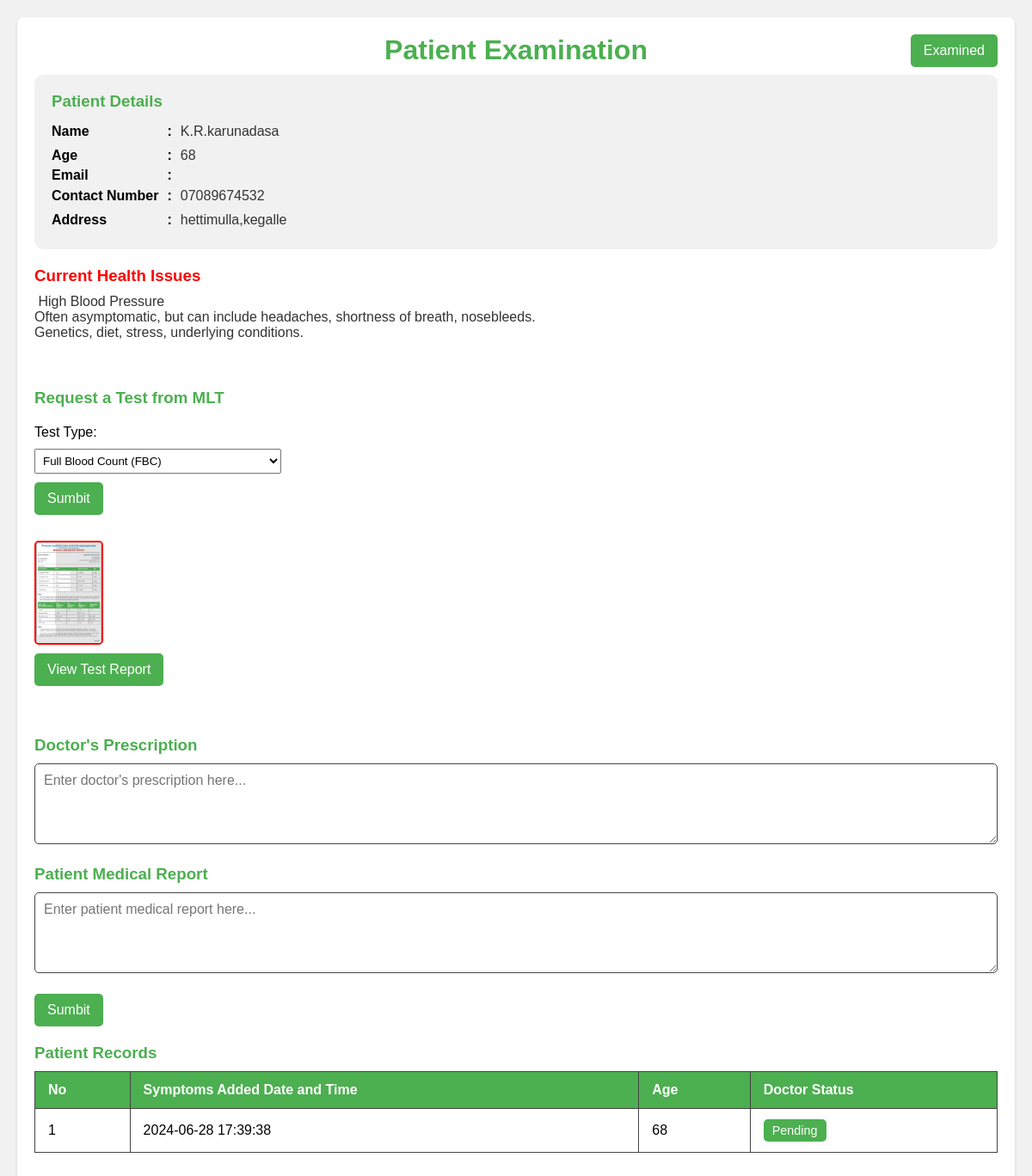
Screenshot of /doctor/examine.php?pid=1 with the database file from the repository.
### tables this page shows
CREATE TABLE IF NOT EXISTS `patients_details` (
  `id` int NOT NULL AUTO_INCREMENT,
  `patients_id` int DEFAULT NULL,
  `age` int DEFAULT NULL,
  `reception_id` varchar(50) DEFAULT NULL,
  `symptoms` text,
  `medical_report` text,
  `Prescriptions` text,
  `Prescriptions_date` datetime DEFAULT NULL,
  `doctor_id` varchar(50) DEFAULT NULL,
  `symptoms_date` datetime DEFAULT NULL,
  `medicine_status` varchar(50) DEFAULT 'pending',
  PRIMARY KEY (`id`),
  KEY `FK_patients_details_register_patients` (`patients_id`),
  KEY `FK_patients_details_register_reception` (`reception_id`),
  KEY `FK_patients_details_registered_doctor` (`doctor_id`),
  CONSTRAINT `FK_patients_details_register_patients` FOREIGN KEY (`patients_id`) REFERENCES `registered_patients` (`p_id`),
  CONSTRAINT `FK_patients_details_register_reception` FOREIGN KEY (`reception_id`) REFERENCES `registered_reception` (`id_num`),
  CONSTRAINT `FK_patients_details_registered_doctor` FOREIGN KEY (`doctor_id`) REFERENCES `registered_doctor` (`id_num`)
);

CREATE TABLE IF NOT EXISTS `registered_patients` (
  `p_id` int NOT NULL AUTO_INCREMENT,
  `name` varchar(50) DEFAULT NULL,
  `mobile` varchar(12) DEFAULT NULL,
  `email` varchar(50) DEFAULT NULL,
  `id_num` varchar(20) DEFAULT NULL,
  `address` text,
  `age` int DEFAULT NULL,
  `register_date` datetime DEFAULT NULL,
  `reception_id` varchar(50) DEFAULT NULL,
  PRIMARY KEY (`p_id`),
  KEY `FK_register_patients_register_reception` (`reception_id`),
  CONSTRAINT `FK_register_patients_register_reception` FOREIGN KEY (`reception_id`) REFERENCES `registered_reception` (`id_num`)
);

CREATE TABLE IF NOT EXISTS `bloodtest` (
  `id` int NOT NULL AUTO_INCREMENT,
  `patientDetails_id` int DEFAULT NULL,
  `reportName` varchar(150) DEFAULT NULL,
  `test_type` varchar(50) DEFAULT NULL,
  `issued_Date` datetime DEFAULT NULL,
  `mlt_id` varchar(50) DEFAULT NULL,
  PRIMARY KEY (`id`),
  KEY `FK_bloodtest_patients_details` (`patientDetails_id`),
  CONSTRAINT `FK_bloodtest_patients_details` FOREIGN KEY (`patientDetails_id`) REFERENCES `patients_details` (`id`)
);

### connection.php (called while the page is built, shortened)
<?php
class Database
{
    public static $connection;
    public static function SetUpConnection()
    {
        if (!isset(Database::$connection)) {
            Database::$connection = new mysqli(DB_HOST, DB_USER, DB_PASS, DB_NAME, DB_PORT);
        }
    }
    public static function search($q)
    {
        return Database::$connection->query($q);
    }
}

### doctor/examine.php (the view, shortened to what this page needs)
<!DOCTYPE html>
<html lang="en">
<head>
    <link rel="stylesheet" href="../assets/css/common.css">
</head>
<body>
    <?php
    require_once "../connection.php";
    $pid = $_GET["pid"];
    $patiientResultSet = Database::search("SELECT `registered_patients`.`p_id` AS `p_id`,`patients_details`.`medical_report` AS `mediReport`,`patients_details`.`id` AS `pdi`,`patients_details`.`age` AS `age`, `registered_patients`.`name` AS `name`, `registered_patients`.`email` AS `email`,
     `registered_patients`.`mobile` AS `mobile`, `registered_patients`.`address` AS `address`, `patients_details`.`symptoms` AS `symptoms`, `patients_details`.`Prescriptions` AS `prescriptions`
      FROM `registered_patients` INNER JOIN `patients_details` ON `registered_patients`.`p_id` =`patients_details`.`patients_id`  WHERE `patients_details`.`id` = '" . $pid . "'");
    $numRows = $patiientResultSet->num_rows;
    if ($numRows == 1) {
        $pDetaila = $patiientResultSet->fetch_assoc();
    ?>
        <div class="container">
            <div class="container-header">
                <h1>Patient Examination</h1>
                <button onclick="examined(<?php echo $pDetaila['pdi'] ?>)" id="examined-btn" class="examined-btn">Examined</button>
            </div>
            <div class="patient-details">
                <h3>Patient Details</h3>
                <div class="detail-grid">
                    <strong>Name</strong>
                    <strong>:</strong>
                    <p><?php echo $pDetaila["name"] ?></p>
                    <strong>Age</strong>
                    <strong>:</strong>
                    <p><?php echo $pDetaila["age"] ?></p>
                    <strong>Email</strong>
                    <strong>:</strong>
                    <strong>Contact Number</strong>
                    <strong>:</strong>
                    <p><?php echo $pDetaila["mobile"] ?></p>
                    <strong>Address</strong>
                    <strong>:</strong>
                    <p><?php echo $pDetaila["address"] ?></p>
                </div>
            </div>
            <div class="health-issues">
                <h3 style="color: red;">Current Health Issues</h3>
                <p style="white-space:pre-wrap;"><?php echo $pDetaila["symptoms"] ?></p>
            </div>
            <br />
            <br />
            <?php
            if ($pDetaila['prescriptions'] == '') {
            ?>
            <div class="req-test">
                <h3>Request a Test from MLT</h3>
                <label for="test">Test Type:</label>
                <select name="test" id="test">
                    <option value="fbc">Full Blood Count (FBC)</option>
                </select>
                <button onclick="mltBloodRequest(<?php echo $pid ?>);" class="submit-records">Sumbit</button>
                <?php
                $mltBloodResultSet = Database::search("SELECT * FROM `bloodtest` WHERE `patientDetails_id` = '" . $pid . "'  ORDER BY `id` DESC LIMIT 1");
                $mltBloodRow = $mltBloodResultSet->num_rows;
                if ($mltBloodRow == 1) {
                    $mltBloodData = $mltBloodResultSet->fetch_assoc();
                    if ($mltBloodData['reportName'] != '' || $mltBloodData['reportName'] != null) {
                ?>
                        <img id="myImg" src="../MLT/images/<?php echo $mltBloodData['reportName'] ?>" alt="Medical Report" style="width:50%;max-width:80px;border: 2px solid red;">
                        <button onclick="openReportImage()" class="submit-records">View Test Report</button>
                <?php
                    }
                }
                ?>
            </div>
            <br />
            <?php
            }
            if ($pDetaila['prescriptions'] == '') {
            ?>
                <div class="doctor-prescription">
                    <h3>Doctor's Prescription</h3>
                    <textarea style="white-space: pre-line;" id="prescription" rows="4" placeholder="Enter doctor's prescription here..."></textarea>
                </div>
                <?php
                if ($pDetaila['mediReport'] == 'yes') {
                ?>
                    <div class="medical-report">
                        <h3>Patient Medical Report</h3>
                        <textarea style="white-space: pre-line;" id="medicalReport" rows="4" placeholder="Enter patient medical report here..."></textarea>
                    </div>
                    <button onclick="submitPrescription('<?php echo $pDetaila['pdi'] ?>','yes')" class="submit-records">Sumbit</button>
            <?php
                }
            }
            ?>
            <div class="symptoms-table-container">
                <h3>Patient Records</h3>
                <table id="symptomsTable">
                    <thead>
                        <tr>
                            <th>No</th>
                            <th>Symptoms Added Date and Time</th>
                            <th>Age</th>
                            <th>Doctor Status</th>
                        </tr>
                    </thead>
                    <tbody>
                        <?php
                        $patientDetailsResultSet = Database::search("SELECT * FROM `patients_details` WHERE `patients_id` = '" . $pDetaila['p_id'] . "' ORDER BY `id` DESC");
                        $patientDetailsCount = $patientDetailsResultSet->num_rows;
                        if ($patientDetailsCount > 0) {
                            while ($patientDetailsResult = $patientDetailsResultSet->fetch_assoc()) {
                                $recordId = $patientDetailsResult["id"];
                        ?>
                                <tr onclick="showPopup('details-popup-<?php echo $recordId; ?>')">
                                    <td><?php echo $recordId; ?></td>
                                    <td><?php echo $patientDetailsResult["symptoms_date"]; ?></td>
                                    <td><?php echo $patientDetailsResult["age"]; ?></td>
                                    <?php if (empty($patientDetailsResult["Prescriptions"])) { ?>
                                        <td><button class="status-btn pending">Pending</button></td>
                                    <?php } else { ?>
                                        <td><button class="status-btn checked">Checked</button></td>
                                    <?php } ?>
                                </tr>
                        <?php
                            }
                        }
                        ?>
                    </tbody>
                </table>
            </div>
        </div>
    <?php
    }
    ?>
</body>
</html>

### assets/css/common.css (style rules this page uses)
:root { --base-color: #4CAF50; --second-base-color: #388E3C; --dark-gray: #333333; --medium-gray: #444444; --error-color: #FF4136; }
* { margin: 0%; padding: 0%; box-sizing: border-box; font-family: Arial, sans-serif; }

### doctor/examine.php (style rules this page uses)
body { font-family: Arial, sans-serif; background-color: #f1f1f1; margin: 0; padding: 20px; }
.container { max-width: 1200px; margin: 0 auto; background-color: #fff; padding: 20px; border-radius: 8px; box-shadow: 0 2px 4px rgba(0, 0, 0, 0.1); }
.container-header { width: 100%; display: flex; align-items: center; position: relative; margin-bottom: 10px; }
.container-header h1 { margin: 0% auto; }
.examined-btn { position: absolute; right: 0%; padding: 10px 15px; background-color: var(--base-color); border: none; border-radius: 5px; color: #FFFFFF; font-size: 1em; cursor: pointer; transition: background-color 0.3s; }
h1 { color: var(--base-color); text-align: center; margin-bottom: 20px; }
.patient-details { background-color: rgb(241, 241, 241); padding: 20px; border-radius: 10px; }
.patient-details, .health-issues, .doctor-prescription, .medical-report, .symptoms-table-container { margin-bottom: 20px; }
h3 { color: var(--base-color); margin-bottom: 10px; }
.patient-details p, .health-issues p { margin: 5px 0; color: var(--dark-gray); }
textarea { width: 100%; white-space: pre-line; max-width: 100%; min-width: 100%; padding: 10px; border: 1px solid var(--medium-gray); border-radius: 5px; font-size: 1em; color: var(--dark-gray); background-color: #FFFFFF; transition: border-color 0.3s; }
.submit-records { margin-bottom: 20px; padding: 10px 15px; background-color: var(--base-color); border: none; border-radius: 5px; color: #FFFFFF; font-size: 1em; cursor: pointer; transition: background-color 0.3s; }
table { width: 100%; border-collapse: collapse; }
th, td { padding: 12px 15px; border: 1px solid var(--medium-gray); text-align: left; }
thead th { background-color: var(--base-color); color: #FFFFFF; }
tbody tr { cursor: pointer; }
.status-btn { padding: 5px 10px; border: none; border-radius: 5px; font-size: 0.9em; cursor: pointer; }
.status-btn.pending { background-color: var(--base-color); color: white; }
.req-test { display: flex; flex-direction: column; max-width: max-content; gap: 10px; margin-bottom: 20px; }
.req-test select { padding: 5px; }
.req-test .submit-records { width: max-content; }
.detail-grid { display: grid; grid-template-columns: max-content min-content max-content; align-items: first baseline; column-gap: 10px; }
#myImg { border-radius: 5px; cursor: pointer; transition: 0.3s; }

### rows the page displays
patients_details: patients.name "K.R.karunadasa", age "68", patients.mobile "07089674532", patients.address "hettimulla,kegalle", symptoms "High Blood Pressure Often asymptomatic, but can include headaches, shortness of breath, nosebleeds. Genetics, diet, stress, underlying conditions.", id "1", symptoms_date "2024-06-28 17:39:38", Prescriptions "Pending"
bloodtest: reportName (picture)
